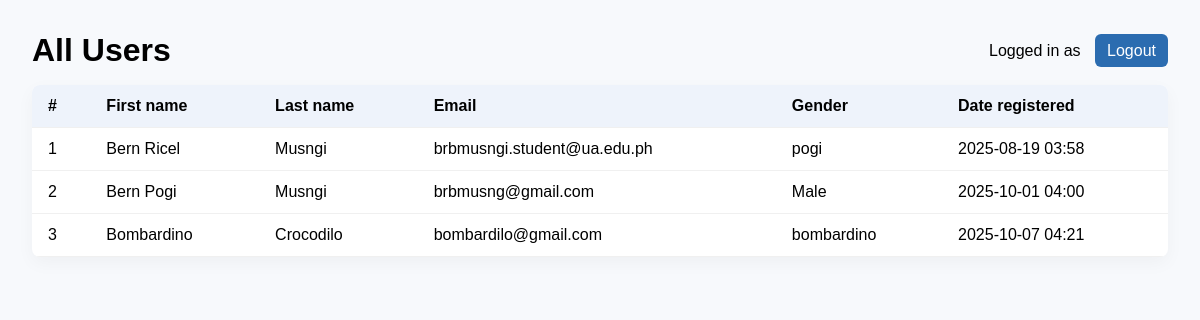
/signapp/users/ (signed in), run on the app's committed database.
### signapp/models.py (models this page shows, shortened)
class SignUpRegistration(models.Model):
    first_name = models.CharField(max_length=100)
    last_name = models.CharField(max_length=100)
    email = models.EmailField(unique=True)
    password = models.CharField(max_length=255)
    gender = models.CharField(max_length=12, default="")
    date_registered = models.DateTimeField(auto_now_add=True)

### signapp/views.py (the view)
    def wrapper(request, *args, **kwargs):
        if not request.session.get('user_id'):
            return redirect(f"{reverse('registration:login_page')}?next={request.path}")
        return fn(request, *args, **kwargs)

### signapp/views.py (called while the page is built)
def login_required_view(fn):
    def wrapper(request, *args, **kwargs):
        if not request.session.get('user_id'):
            return redirect(f"{reverse('registration:login_page')}?next={request.path}")
        return fn(request, *args, **kwargs)
    wrapper.__name__ = fn.__name__
    return wrapper

@login_required_view
def users_html(request):
    users = SignUpRegistration.objects.all().order_by('id')
    return render(request, 'registration/users_list.html', {
        'users': users,
        'current_user': request.session.get('user_name')
    })

### signapp/templates/registration/users_list.html (shortened to what this page needs)
<!doctype html>
<html>
<head>
</head>
<body>
  <div class="top">
    <h1 style="margin:0;">All Users</h1>
    <div>
      Logged in as <strong>{{ current_user }}</strong>
      <a href="{% url 'registration:logout_html' %}" class="button" style="margin-left:10px;">Logout</a>
    </div>
  </div>
  <table>
    <thead>
      <tr>
        <th>#</th>
        <th>First name</th>
        <th>Last name</th>
        <th>Email</th>
        <th>Gender</th>
        <th>Date registered</th>
      </tr>
    </thead>
    <tbody>
      {% for u in users %}
      <tr>
        <td>{{ forloop.counter }}</td>
        <td>{{ u.first_name }}</td>
        <td>{{ u.last_name }}</td>
        <td>{{ u.email }}</td>
        <td>{{ u.gender|default:"N/A" }}</td>
        <td>{{ u.date_registered|date:"Y-m-d H:i" }}</td>
      </tr>
      {% empty %}
      <tr><td colspan="6">No users yet.</td></tr>
      {% endfor %}
    </tbody>
  </table>
</body>
</html>

### signapp/templates/registration/users_list.html (style rules this page uses)
body { font-family: Arial, sans-serif; padding:24px; background:#f7f9fc; }
.top { display:flex; justify-content:space-between; align-items:center; margin-bottom:16px; }
table { width:100%; border-collapse:collapse; background:white; border-radius:8px; overflow:hidden; box-shadow:0 6px 18px rgba(0,0,0,0.04); }
th, td { padding:12px 16px; text-align:left; border-bottom:1px solid #f0f0f0; }
th { background:#eef3fb; font-weight:700; }
a.button { padding:8px 12px; background:#2b6cb0; color:white; border-radius:6px; text-decoration:none; }

### data on the page
SignUpRegistration: first_name "Bern Ricel", last_name "Musngi", email "brbmusngi.student@ua.edu.ph", gender "pogi", date_registered "2025-08-19 03:58"
SignUpRegistration: first_name "Bern Pogi", last_name "Musngi", email "brbmusng@gmail.com", gender "Male", date_registered "2025-10-01 04:00"
SignUpRegistration: first_name "Bombardino", last_name "Crocodilo", email "bombardilo@gmail.com", gender "bombardino", date_registered "2025-10-07 04:21"
